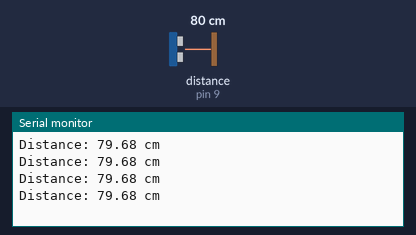
This sketch was run on a simulated Arduino Uno, built with avr-gcc and run on an emulated ATmega328P. Shown: the last lines printed to the serial monitor. Wiring (inferred from the names in the program): ultrasonic range finder: trigger pin 8; echo pin 9. Inputs (shaded band) come from the test bench; at power-on: distance to the obstacle (sensor on pin 9) 80 cm. The echo pulse lasts 58.3 µs per cm.

Above: at 1.2 s.
1.3 s: distance to the obstacle (sensor on pin 9) set to 2 cm
At 2.89 s:
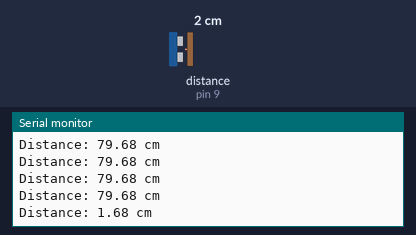
4.3 s: distance to the obstacle (sensor on pin 9) set to 18 cm
At 4.47 s:
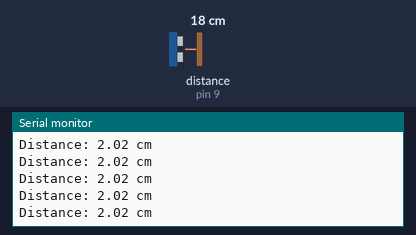
7.3 s: distance to the obstacle (sensor on pin 9) set to 4 cm
At 7.41 s:
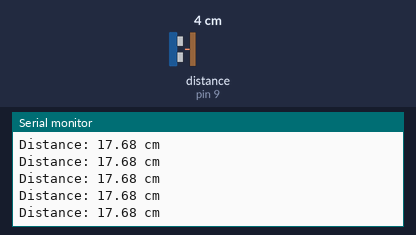
10.3 s: distance to the obstacle (sensor on pin 9) set to 35 cm
At 10.32 s:
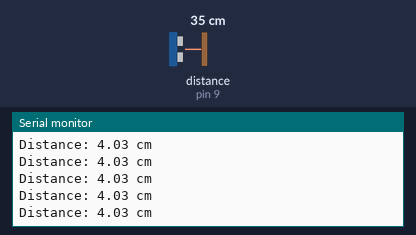
13.3 s: distance to the obstacle (sensor on pin 9) set to 9 cm
At 13.59 s:
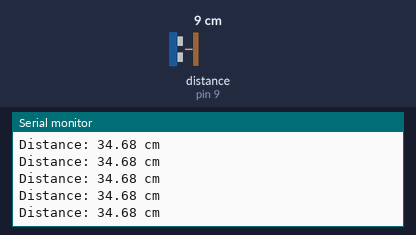
16.3 s: distance to the obstacle (sensor on pin 9) set to 60 cm
At 16.48 s:
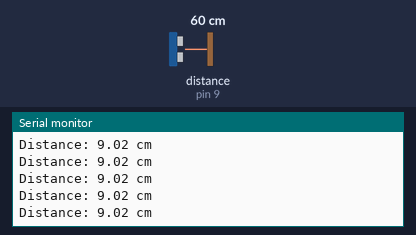
Timing chart, 0 to 19.3 s (numbered marks = the images above; inputs shaded):
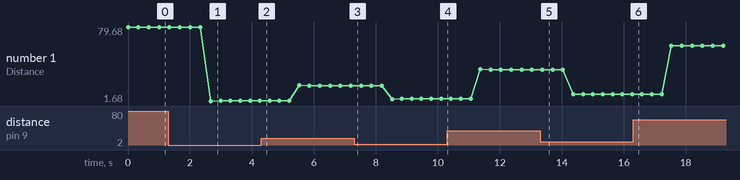

Measured:
- after the input at 1.3 s, the serial monitor: prints a new line after 1.4 s (image 1)
- plotted number 1: 79.68 → 2.02 after the input at 1.3 s, 2.02 → 17.68 after the input at 4.3 s, 17.68 → 4.03 after the input at 7.3 s, 4.03 → 34.68 after the input at 10.3 s, 34.68 → 9.02 after the input at 13.3 s

The sketch:

main.ino
```cpp
int TRIG_PIN = 8;
int ECHO_PIN = 9;
long duration;
float distance;

void setup() {
  Serial.begin(600);
  pinMode(TRIG_PIN, OUTPUT);
  pinMode(ECHO_PIN, INPUT);
}

void loop() {
  digitalWrite(TRIG_PIN, LOW);
  delayMicroseconds(2);
  digitalWrite(TRIG_PIN, HIGH);
  delayMicroseconds(10);
  digitalWrite(TRIG_PIN, LOW);

  // Mengukur waktu
  duration = pulseIn(ECHO_PIN, HIGH);

  distance = (duration * 0.0343) / 2;

  Serial.print("Distance: ");
  Serial.print(distance);
  Serial.println(" cm");

  delay(20);
}
```
